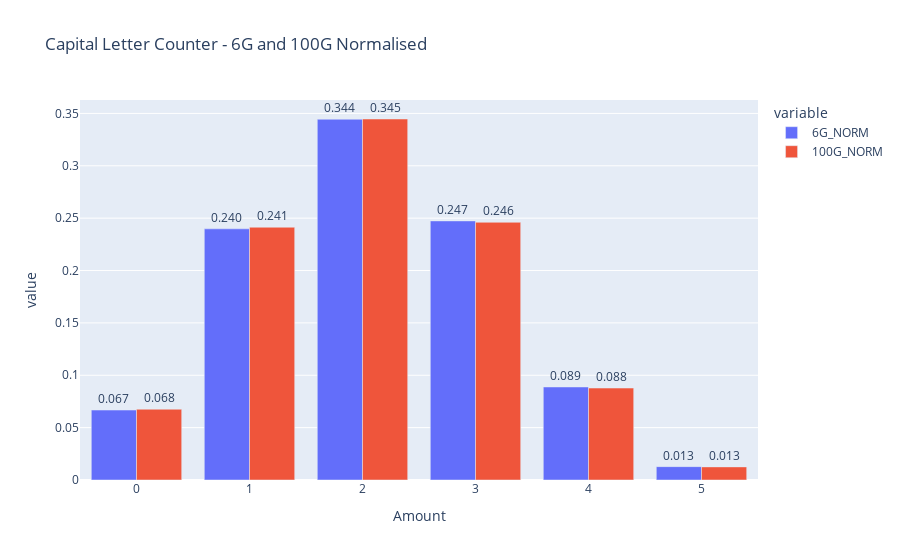

Source (notebook cell):
### Code cell
fig = px.bar(df_CLC, x = 'Amount', y = ['6G_NORM', '100G_NORM'], labels = {'x': 'Ilośc wielkich liter w haśle', 'y':'Liczba haseł'}, title = 'Capital Letter Counter - 6G and 100G Normalised', text = 'value', barmode = 'group')
fig.update_traces(texttemplate = '%{text:0.3f}', textposition = 'outside')
fig

### Figure 1 — Plotly figure (JSON) as saved in the notebook; plotly's stock layout.template omitted (floating-point values rounded to 4 significant figures)
{"data": [{"alignmentgroup": "True", "hovertemplate": "variable=6G_NORM<br>Amount=%{x}<br>value=%{text}<extra></extra>", "legendgroup": "6G_NORM", "marker": {"color": "#636efa", "pattern": {"shape": ""}}, "name": "6G_NORM", "offsetgroup": "6G_NORM", "orientation": "v", "showlegend": true, "text": [0.06679, 0.2398, 0.3444, 0.2474, 0.08883, 0.01276], "textposition": "outside", "texttemplate": "%{text:0.3f}", "type": "bar", "x": [0, 1, 2, 3, 4, 5], "xaxis": "x", "y": [0.06679, 0.2398, 0.3444, 0.2474, 0.08883, 0.01276], "yaxis": "y"}, {"alignmentgroup": "True", "hovertemplate": "variable=100G_NORM<br>Amount=%{x}<br>value=%{text}<extra></extra>", "legendgroup": "100G_NORM", "marker": {"color": "#EF553B", "pattern": {"shape": ""}}, "name": "100G_NORM", "offsetgroup": "100G_NORM", "orientation": "v", "showlegend": true, "text": [0.06758, 0.2413, 0.3447, 0.2461, 0.08781, 0.01253], "textposition": "outside", "texttemplate": "%{text:0.3f}", "type": "bar", "x": [0, 1, 2, 3, 4, 5], "xaxis": "x", "y": [0.06758, 0.2413, 0.3447, 0.2461, 0.08781, 0.01253], "yaxis": "y"}], "layout": {"barmode": "group", "legend": {"title": {"text": "variable"}, "tracegroupgap": 0}, "title": {"text": "Capital Letter Counter - 6G and 100G Normalised"}, "xaxis": {"anchor": "y", "domain": [0, 1], "title": {"text": "Amount"}}, "yaxis": {"anchor": "x", "domain": [0, 1], "title": {"text": "value"}}}}
